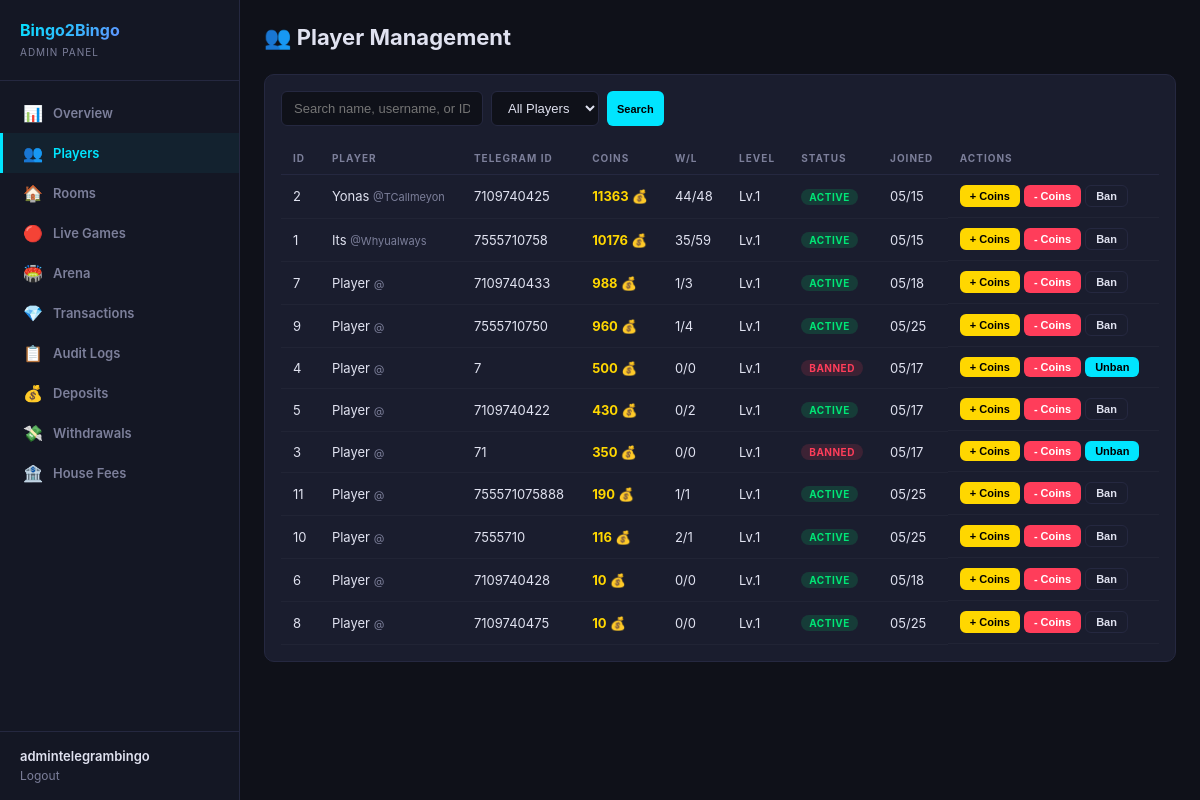
The app's page /dashboard/players/ (signed in), older data.
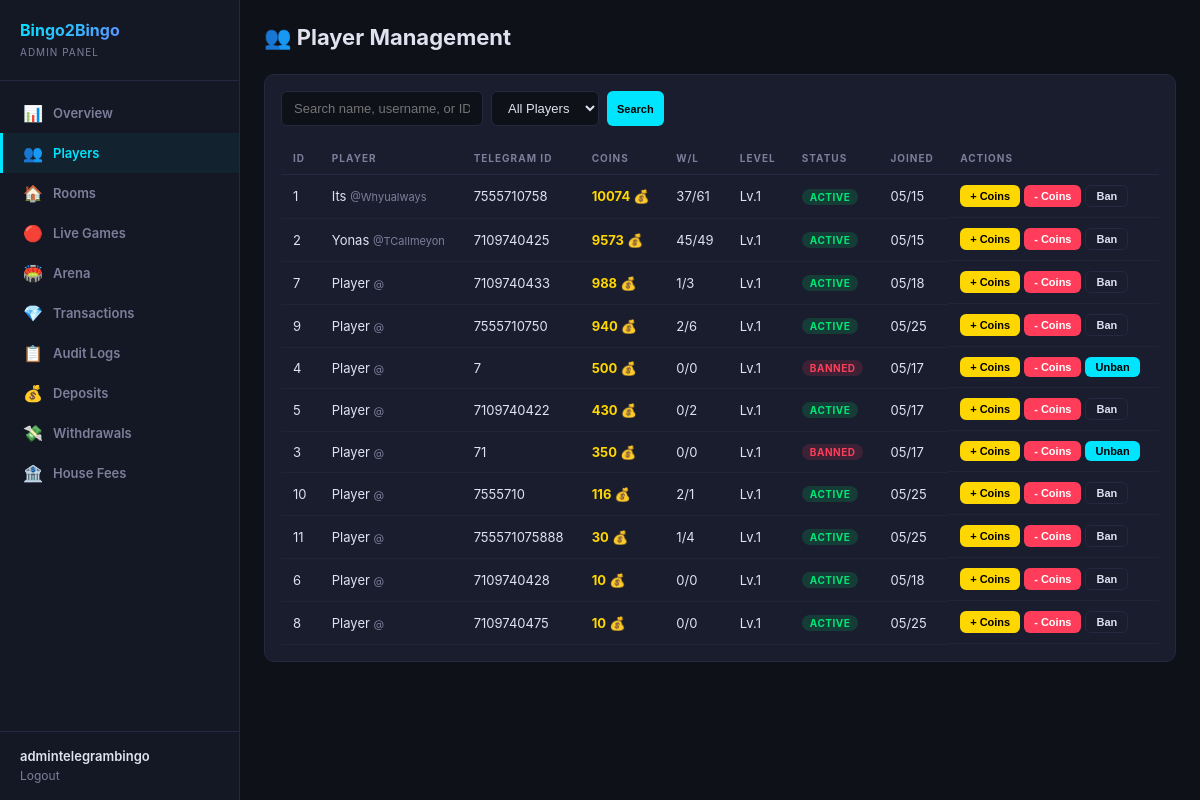
The same page, newer data.
### users/models.py (models this page shows, shortened)
class Player(models.Model):
    telegram_id = models.BigIntegerField(unique=True, db_index=True)
    username = models.CharField(max_length=255, blank=True, default='')
    first_name = models.CharField(max_length=255, blank=True, default='')
    phone_number = models.CharField(max_length=20, blank=True, default='')
    coins = models.BigIntegerField(default=10)
    wins = models.IntegerField(default=0)
    losses = models.IntegerField(default=0)
    games_played = models.IntegerField(default=0)
    xp = models.BigIntegerField(default=0)
    level = models.IntegerField(default=1)
    referral_code = models.CharField(max_length=32, unique=True, blank=True)
    invited_by = models.ForeignKey(
        'self', null=True, blank=True,
        on_delete=models.SET_NULL,
        related_name='invitees'
    )
    is_banned = models.BooleanField(default=False)
    last_daily_bonus = models.DateTimeField(null=True, blank=True)
    created_at = models.DateTimeField(default=timezone.now)
    class Meta:
        verbose_name = 'Player'
        verbose_name_plural = 'Players'
        ordering = ['-coins']

### dashboard/views.py (the view)
# urls.py: path('players/', views.players, name='players'),
@admin_required
def players(request):
    search = request.GET.get('search', '')
    status_filter = request.GET.get('status', 'all')
    players_qs = Player.objects.all()
    if search:
        players_qs = players_qs.filter(
            Q(first_name__icontains=search) |
            Q(username__icontains=search) |
            Q(telegram_id__icontains=search)
        )
    if status_filter == 'banned':
        players_qs = players_qs.filter(is_banned=True)
    elif status_filter == 'active':
        players_qs = players_qs.filter(is_banned=False)
    players_list = list(players_qs.order_by('-coins')[:100])
    return render(request, 'dashboard/players.html', {
        'players': players_list,
        'search': search,
        'status_filter': status_filter,
    })

### dashboard/auth.py (called while the page is built)
def admin_required(view_func):
    @wraps(view_func)
    def wrapper(request, *args, **kwargs):
        if not request.user.is_authenticated:
            return redirect('dashboard:login')
        if not request.user.is_staff and not request.user.is_superuser:
            messages.error(request, 'Access denied. Staff only.')
            return redirect('dashboard:login')
        return view_func(request, *args, **kwargs)
    return wrapper

### dashboard/templates/dashboard/players.html (shortened to what this page needs)
{% extends 'dashboard/base.html' %}
{% block content %}
<div class="header">
  <h1>👥 Player Management</h1>
</div>
<div class="card">
  <form class="toolbar" method="GET">
    <input type="text" name="search" placeholder="Search name, username, or ID..." value="{{ search }}">
    <select name="status">
      <option value="all" {% if status_filter == 'all' %}selected{% endif %}>All Players</option>
    </select>
    <button type="submit" class="btn btn-cyan btn-sm">Search</button>
  </form>
  <table>
    <thead>
      <tr><th>ID</th><th>Player</th><th>Telegram ID</th><th>Coins</th><th>W/L</th><th>Level</th><th>Status</th><th>Joined</th><th>Actions</th></tr>
    </thead>
    <tbody>
    {% for p in players %}
    <tr>
      <td>{{ p.id }}</td>
      <td>{{ p.first_name }} <span style="color:var(--muted);font-size:11px;">@{{ p.username|default:"" }}</span></td>
      <td>{{ p.telegram_id }}</td>
      <td style="color:var(--gold);font-weight:700;">{{ p.coins }} 💰</td>
      <td>{{ p.wins }}/{{ p.losses }}</td>
      <td>Lv.{{ p.level }}</td>
      <td>
        {% if p.is_banned %}<span class="badge badge-danger">Banned</span>
        {% else %}<span class="badge badge-success">Active</span>{% endif %}
      </td>
      <td>{{ p.created_at|date:"m/d" }}</td>
      <td style="display:flex;gap:4px;flex-wrap:wrap;">
        <button class="btn btn-gold btn-sm" onclick="openCoinModal({{ p.id }}, '{{ p.first_name|escapejs }}', 'add')">+ Coins</button>
        <button class="btn btn-red btn-sm" onclick="openCoinModal({{ p.id }}, '{{ p.first_name|escapejs }}', 'deduct')">- Coins</button>
        {% if p.is_banned %}
        <button class="btn btn-cyan btn-sm" onclick="toggleBan({{ p.id }})">Unban</button>
        {% else %}
        <button class="btn btn-outline btn-sm" onclick="toggleBan({{ p.id }})">Ban</button>
        {% endif %}
      </td>
    </tr>
    {% empty %}
    <tr><td colspan="9" style="text-align:center;color:var(--muted);padding:32px;">No players found</td></tr>
    {% endfor %}
    </tbody>
  </table>
</div>
{% endblock %}

### dashboard/templates/dashboard/base.html (shortened to what this page needs)
<!DOCTYPE html>
<html lang="en">
<head>
  {% load static %}
  <link rel="stylesheet" href="{% static 'dashboard/css/admin.css' %}">
</head>
<body>
  <aside class="sidebar">
    <div class="sidebar-logo">
      <h2>Bingo2Bingo</h2>
      <span>Admin Panel</span>
    </div>
    <nav class="sidebar-nav">
      <a href="{% url 'dashboard:overview' %}" class="{% if request.resolver_match.url_name == 'overview' %}active{% endif %}">
        <span class="icon">📊</span> Overview
      </a>
      <a href="{% url 'dashboard:players' %}" class="{% if request.resolver_match.url_name == 'players' %}active{% endif %}">
        <span class="icon">👥</span> Players
      </a>
      <a href="{% url 'dashboard:rooms' %}" class="{% if request.resolver_match.url_name == 'rooms' or request.resolver_match.url_name == 'room_detail' %}active{% endif %}">
        <span class="icon">🏠</span> Rooms
      </a>
      <a href="{% url 'dashboard:live' %}" class="{% if request.resolver_match.url_name == 'live' %}active{% endif %}">
        <span class="icon">🔴</span> Live Games
      </a>
      <a href="{% url 'dashboard:arena' %}" class="{% if request.resolver_match.url_name == 'arena' %}active{% endif %}">
        <span class="icon">🏟️</span> Arena
      </a>
      <a href="{% url 'dashboard:transactions' %}" class="{% if request.resolver_match.url_name == 'transactions' %}active{% endif %}">
        <span class="icon">💎</span> Transactions
      </a>
      <a href="{% url 'dashboard:logs' %}" class="{% if request.resolver_match.url_name == 'logs' %}active{% endif %}">
        <span class="icon">📋</span> Audit Logs
      </a>
      <a href="{% url 'dashboard:admin_deposits' %}" class="{% if request.resolver_match.url_name == 'admin_deposits' %}active{% endif %}">
        <span class="icon">💰</span> Deposits
      </a>
      <a href="{% url 'dashboard:admin_withdrawals' %}" class="{% if request.resolver_match.url_name == 'admin_withdrawals' %}active{% endif %}">
        <span class="icon">💸</span> Withdrawals
      </a>
      <a href="{% url 'dashboard:house_fees' %}" class="{% if request.resolver_match.url_name == 'house_fees' %}active{% endif %}">
        <span class="icon">🏦</span> House Fees
      </a>
    </nav>
    <div class="sidebar-footer">
      <div class="user">{{ request.user.username }}</div>
      <a href="{% url 'dashboard:logout' %}">Logout</a>
    </div>
  </aside>
  <main class="main">
    {% block content %}{% endblock %}
  </main>
</body>
</html>

### dashboard/static/dashboard/css/admin.css (style rules this page uses)
:root { --bg: #0f1119; --sidebar-bg: #141724; --card-bg: #1a1d2e; --border: #252840; --text: #e0e2f0; --muted: #7c7f9a; --cyan: #00e5ff; --purple: #b44dff; --gold: #ffd700; --green: #00e676; --red: #ff3d5a; --orange: #ff9100; --radius: 10px; }
* { margin:0; padding:0; box-sizing:border-box; }
body { font-family: -apple-system, BlinkMacSystemFont, 'Segoe UI', Roboto, sans-serif; background: var(--bg); color: var(--text); display: flex; min-height: 100vh; }
a { color: var(--cyan); text-decoration: none; }
.sidebar { width: 240px; min-height: 100vh; background: var(--sidebar-bg); border-right: 1px solid var(--border); padding: 20px 0; position: fixed; top: 0; left: 0; bottom: 0; overflow-y: auto; z-index: 10; }
.sidebar-logo { padding: 0 20px 20px; border-bottom: 1px solid var(--border); margin-bottom: 12px; }
.sidebar-logo h2 { font-size: 16px; background: linear-gradient(135deg, var(--cyan), var(--purple)); -webkit-background-clip: text; -webkit-text-fill-color: transparent; background-clip: text; }
.sidebar-logo span { font-size: 10px; color: var(--muted); letter-spacing: 1px; text-transform: uppercase; }
.sidebar-nav a { display: flex; align-items: center; gap: 10px; padding: 10px 20px; color: var(--muted); font-size: 13px; font-weight: 600; transition: .2s; border-left: 3px solid transparent; }
.sidebar-nav a:hover, .sidebar-nav a.active { color: var(--cyan); background: rgba(0,229,255,0.05); border-left-color: var(--cyan); }
.sidebar-nav .icon { font-size: 16px; width: 20px; text-align: center; }
.sidebar-footer { position: absolute; bottom: 0; left: 0; right: 0; padding: 16px 20px; border-top: 1px solid var(--border); }
.sidebar-footer a { font-size: 12px; color: var(--muted); }
.sidebar-footer .user { font-size: 13px; font-weight: 600; color: var(--text); }
.main { margin-left: 240px; flex: 1; padding: 24px; }
.header { display: flex; justify-content: space-between; align-items: center; margin-bottom: 24px; }
.header h1 { font-size: 22px; font-weight: 700; }
.card { background: var(--card-bg); border: 1px solid var(--border); border-radius: var(--radius); padding: 16px; margin-bottom: 16px; }
.toolbar { display: flex; gap: 8px; margin-bottom: 16px; flex-wrap: wrap; }
.toolbar input, .toolbar select { background: var(--bg); border: 1px solid var(--border); color: var(--text); padding: 8px 12px; border-radius: 6px; font-size: 13px; outline: none; }
.toolbar input { min-width: 200px; }
table { width: 100%; border-collapse: collapse; font-size: 13px; }
th { text-align: left; padding: 10px 12px; color: var(--muted); font-weight: 700; text-transform: uppercase; font-size: 10px; letter-spacing: 1px; border-bottom: 1px solid var(--border); }
td { padding: 10px 12px; border-bottom: 1px solid rgba(255,255,255,0.03); }
.badge { display: inline-block; padding: 2px 8px; border-radius: 20px; font-size: 10px; font-weight: 700; text-transform: uppercase; letter-spacing: 0.5px; }
.badge-success { background: rgba(0,230,118,0.15); color: var(--green); }
.badge-danger { background: rgba(255,61,90,0.15); color: var(--red); }
.btn { display: inline-block; padding: 7px 14px; border-radius: 6px; font-size: 12px; font-weight: 700; cursor: pointer; border: none; transition: .2s; text-decoration: none; color: #fff; }
.btn-sm { padding: 4px 10px; font-size: 11px; }
.btn-cyan { background: var(--cyan); color: #000; }
.btn-red { background: var(--red); }
.btn-gold { background: var(--gold); color: #000; }
.btn-outline { background: transparent; border: 1px solid var(--border); color: var(--text); }

Row changes from the older to the newer data that the page shows:
changed Player "Its": coins "10176" → "10074"; wins "35" → "37"; losses "59" → "61"; moves up the list
changed Player "Yonas": coins "11363" → "9573"; wins "44" → "45"; losses "48" → "49"
changed Player id 9: coins "960" → "940"; wins "1" → "2"; losses "4" → "6"
shown differently, row unchanged: Player id 10: moves up the list
changed Player id 11: coins "190" → "30"; losses "1" → "4"
